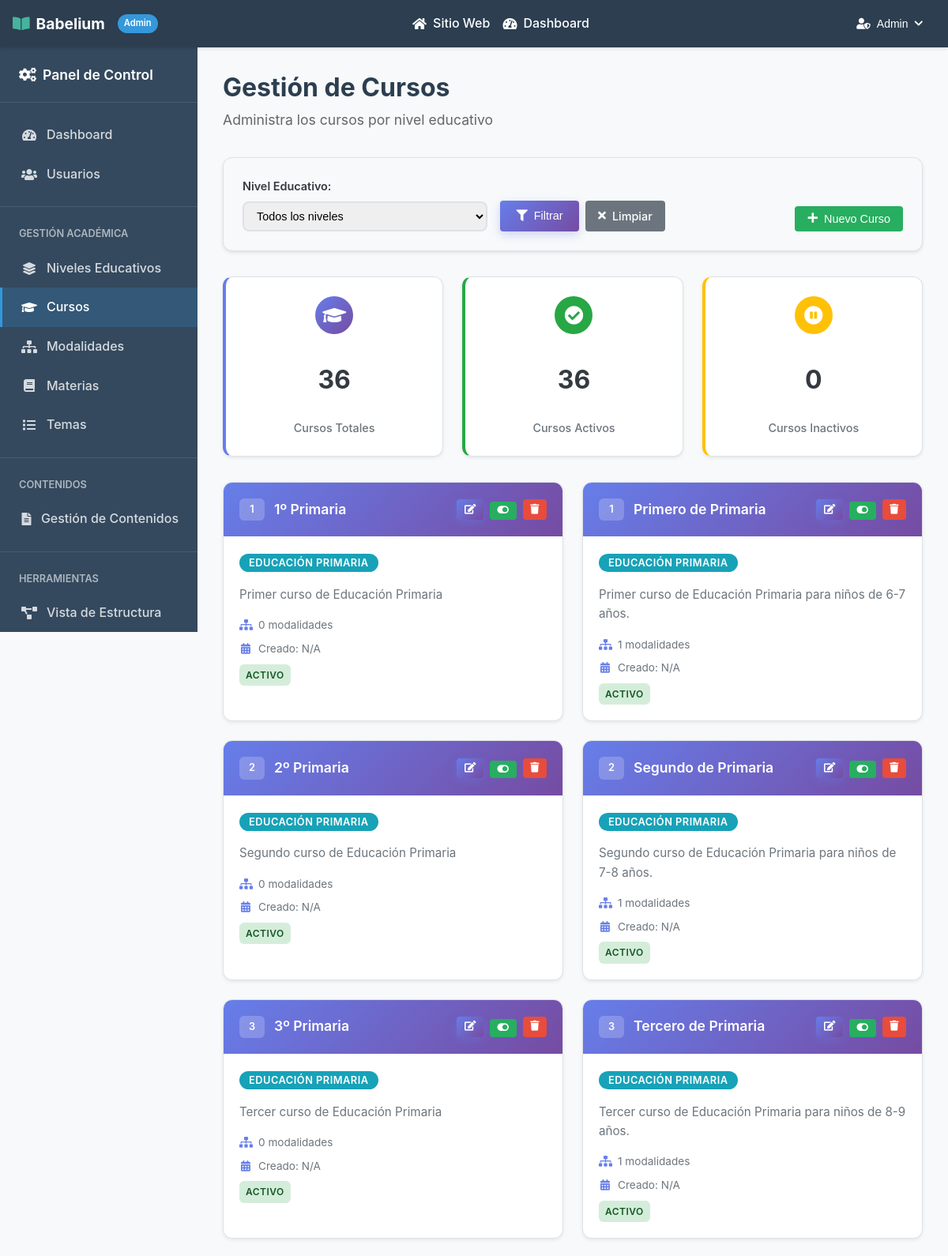
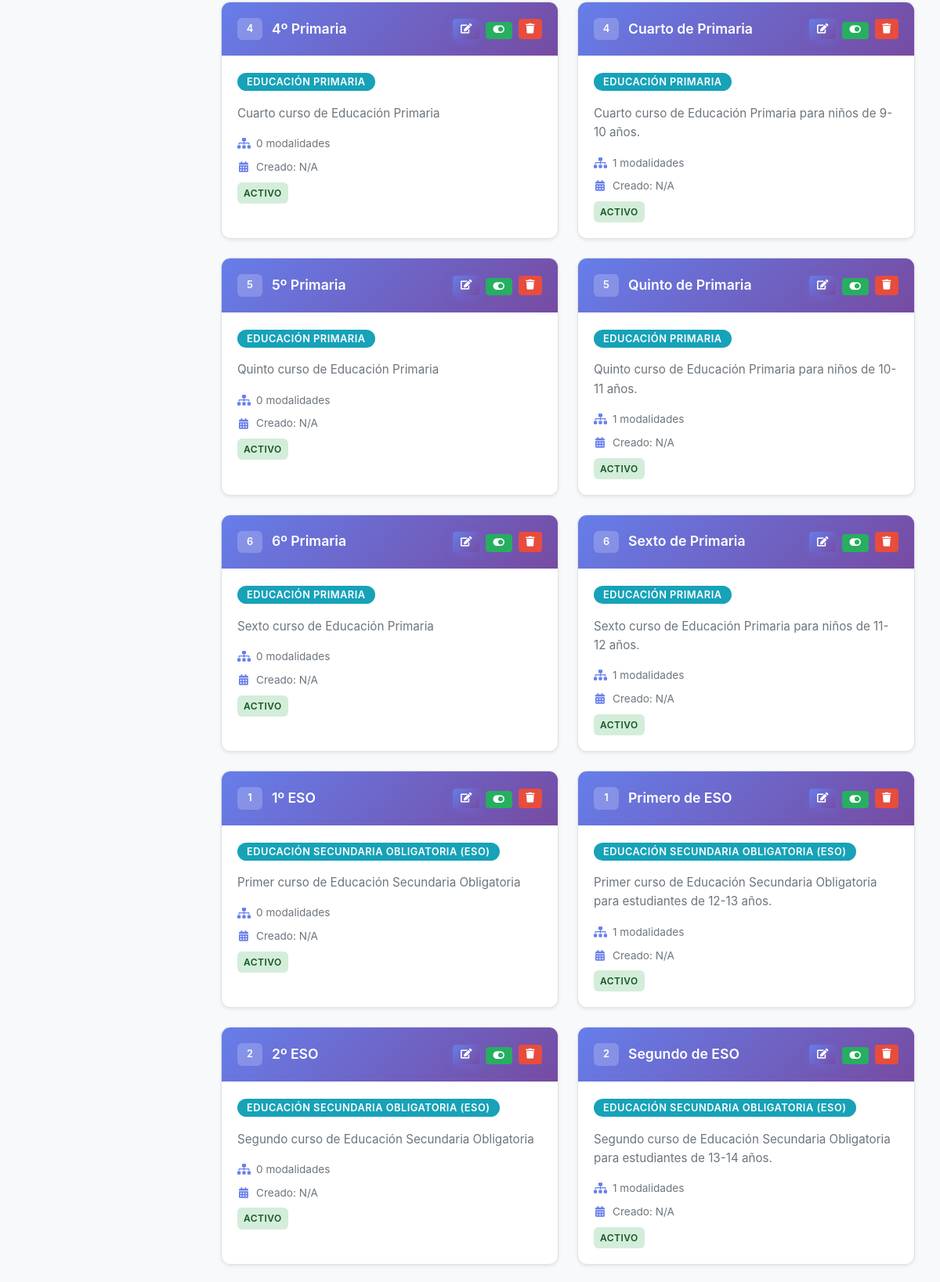
Page /admin/cursos.php (signed in, upper part) on the committed database (2 pictures, top to bottom).
### tables this page shows
CREATE TABLE `cursos` (
  `id` int(11) NOT NULL,
  `nivel_id` int(11) NOT NULL,
  `nombre` varchar(100) NOT NULL,
  `descripcion` text DEFAULT NULL,
  `orden` int(11) NOT NULL,
  `activo` tinyint(1) DEFAULT 1
);

### admin/cursos.php (the view, shortened to what this page needs)
<?php
require_once('../db/connection.php');
try {
    $where_clause = "";
    $params = [];
    $param_types = "";
    $query = "
        SELECT c.*,
               COALESCE(ne.nombre, 'Sin nivel') as nivel_nombre,
               COALESCE((SELECT COUNT(*) FROM modalidades_curso WHERE curso_id = c.id), 0) as total_modalidades
        FROM cursos c
        LEFT JOIN niveles_educativos ne ON c.nivel_id = ne.id
        $where_clause
        ORDER BY COALESCE(ne.orden, 999), c.orden, c.nombre
    ";
    if (!empty($params)) {
        $stmt = $conexion->prepare($query);
        if (!$stmt) {
            throw new Exception("Error preparando consulta: " . $conexion->error);
        }
        $stmt->bind_param($param_types, ...$params);
        $stmt->execute();
        $result = $stmt->get_result();
        $cursos = [];
        while ($row = $result->fetch_assoc()) {
            $cursos[] = $row;
        }
        $stmt->close();
    } else {
        $result = $conexion->query($query);
        $cursos = [];
        while ($row = $result->fetch_assoc()) {
            $cursos[] = $row;
        }
    }
} catch (Exception $e) {
    $cursos = [];
    $mensaje = "Error al cargar los cursos: " . $e->getMessage();
    $tipo_mensaje = "error";
    error_log("Error en cursos.php: " . $e->getMessage());
}
$total_cursos = count($cursos);
$cursos_activos = array_filter($cursos, function($curso) {
    return $curso['activo'] == 1;
});
$total_activos = count($cursos_activos);
$total_inactivos = $total_cursos - $total_activos;
?>
<!DOCTYPE html>
<html lang="es">
<head>
    <link rel="stylesheet" href="https://cdnjs.cloudflare.com/ajax/libs/font-awesome/6.5.0/css/all.min.css">
    <link rel="stylesheet" href="../css/reset.css">
    <link rel="stylesheet" href="../css/style.css">
    <link rel="stylesheet" href="../css/admin.css">
    <link rel="stylesheet" href="../css/admin-cursos.css">
    <link rel="stylesheet" href="../css/components.css">
</head>
<body>
    <?php include_once "../includes/admin_header.php" ?>
    <div class="admin-container">
        <aside class="admin-sidebar">
            <div class="sidebar-header">
                <h3>
                    <i class="fas fa-cogs"></i>
                    Panel de Control
                </h3>
            </div>
            <nav class="sidebar-nav">
                <a href="dashboard.php" class="nav-item">
                    <i class="fas fa-tachometer-alt"></i>
                    <span>Dashboard</span>
                </a>
                <a href="usuarios.php" class="nav-item">
                    <i class="fas fa-users"></i>
                    <span>Usuarios</span>
                </a>
                <div style="border-top: 1px solid rgba(255,255,255,0.1); margin: 1rem 0;"></div>
                <div style="padding: 0.5rem 1.5rem; color: rgba(255,255,255,0.6); font-size: 0.8rem; font-weight: 600; text-transform: uppercase;">
                    Gestión Académica
                </div>
                <a href="niveles.php" class="nav-item">
                    <i class="fas fa-layer-group"></i>
                    <span>Niveles Educativos</span>
                </a>
                <a href="cursos.php" class="nav-item active">
                    <i class="fas fa-graduation-cap"></i>
                    <span>Cursos</span>
                </a>
                <a href="modalidades.php" class="nav-item">
                    <i class="fas fa-sitemap"></i>
                    <span>Modalidades</span>
                </a>
                <a href="materias.php" class="nav-item">
                    <i class="fas fa-book"></i>
                    <span>Materias</span>
                </a>
                <a href="temas.php" class="nav-item">
                    <i class="fas fa-list"></i>
                    <span>Temas</span>
                </a>
                <div style="border-top: 1px solid rgba(255,255,255,0.1); margin: 1rem 0;"></div>
                <div style="padding: 0.5rem 1.5rem; color: rgba(255,255,255,0.6); font-size: 0.8rem; font-weight: 600; text-transform: uppercase;">
                    Contenidos
                </div>
                <a href="contenidos.php" class="nav-item">
                    <i class="fas fa-file-alt"></i>
                    <span>Gestión de Contenidos</span>
                </a>
                <div style="border-top: 1px solid rgba(255,255,255,0.1); margin: 1rem 0;"></div>
                <div style="padding: 0.5rem 1.5rem; color: rgba(255,255,255,0.6); font-size: 0.8rem; font-weight: 600; text-transform: uppercase;">
                    Herramientas
                </div>
                <a href="estructura.php" class="nav-item">
                    <i class="fas fa-project-diagram"></i>
                    <span>Vista de Estructura</span>
                </a>
            </nav>
        </aside>
        <main class="admin-main">
            <div class="admin-header">
                <h1>Gestión de Cursos</h1>
                <p>Administra los cursos por nivel educativo</p>
            </div>
            <div class="content-filters">
                <form method="GET" class="filters-form">
                    <div class="filter-group">
                        <label for="nivel">Nivel Educativo:</label>
                        <select name="nivel" id="nivel">
                            <option value="">Todos los niveles</option>
                        </select>
                    </div>
                    <div class="filter-actions">
                        <button type="submit" class="btn btn-primary">
                            <i class="fas fa-filter"></i> Filtrar
                        </button>
                        <a href="cursos.php" class="btn btn-secondary">
                            <i class="fas fa-times"></i> Limpiar
                        </a>
                    </div>
                </form>
                <div class="content-actions">
                    <button onclick="openModal('createModal')" class="btn btn-success">
                        <i class="fas fa-plus"></i> Nuevo Curso
                    </button>
                </div>
            </div>
            <div class="stats-container">
                <div class="stat-card primary">
                    <div class="stat-icon">
                        <i class="fas fa-graduation-cap"></i>
                    </div>
                    <div class="stat-number"><?php echo $total_cursos; ?></div>
                    <div class="stat-label">Cursos Totales</div>
                </div>
                <div class="stat-card success">
                    <div class="stat-icon">
                        <i class="fas fa-check-circle"></i>
                    </div>
                    <div class="stat-number"><?php echo $total_activos; ?></div>
                    <div class="stat-label">Cursos Activos</div>
                </div>
                <div class="stat-card warning">
                    <div class="stat-icon">
                        <i class="fas fa-pause-circle"></i>
                    </div>
                    <div class="stat-number"><?php echo $total_inactivos; ?></div>
                    <div class="stat-label">Cursos Inactivos</div>
                </div>
            </div>
            <div class="curso-grid">
                <?php if (empty($cursos)): ?>
                    <div class="no-data">
                        <i class="fas fa-inbox"></i>
                        <p>No se encontraron cursos</p>
                        <small>Crea un nuevo curso para empezar</small>
                    </div>
                <?php else: ?>
                    <?php foreach ($cursos as $curso): ?>
                        <div class="curso-card <?php echo $curso['activo'] ? '' : 'inactivo'; ?>">
                            <div class="curso-header">
                                <div class="curso-title">
                                    <span class="orden"><?php echo $curso['orden']; ?></span>
                                    <span class="curso-title-text"><?php echo htmlspecialchars($curso['nombre']); ?></span>
                                </div>
                                <div class="curso-actions">
                                    <button onclick="editCurso(<?php echo htmlspecialchars(json_encode($curso)); ?>)" class="btn btn-sm btn-primary" title="Editar">
                                        <i class="fas fa-edit"></i>
                                    </button>
                                    <form method="POST" style="display: inline;">
                                        <button type="submit" class="btn btn-sm <?php echo $curso['activo'] ? 'btn-success' : 'btn-secondary'; ?>" title="<?php echo $curso['activo'] ? 'Desactivar' : 'Activar'; ?>">
                                            <i class="fas fa-<?php echo $curso['activo'] ? 'toggle-on' : 'toggle-off'; ?>"></i>
                                        </button>
                                    </form>
                                    <button onclick="deleteCurso(<?php echo $curso['id']; ?>, '<?php echo htmlspecialchars($curso['nombre']); ?>', <?php echo $curso['total_modalidades']; ?>)" class="btn btn-sm btn-danger" title="Eliminar">
                                        <i class="fas fa-trash"></i>
                                    </button>
                                </div>
                            </div>
                            <div class="curso-body">
                                <div class="curso-nivel">
                                    <span class="nivel-badge"><?php echo htmlspecialchars($curso['nivel_nombre']); ?></span>
                                </div>
                                <div class="curso-description">
                                    <?php echo !empty($curso['descripcion']) ? htmlspecialchars($curso['descripcion']) : '<em>Sin descripción</em>'; ?>
                                </div>
                                <div class="curso-meta">
                                    <div class="curso-meta-item">
                                        <i class="fas fa-sitemap"></i>
                                        <span><?php echo $curso['total_modalidades']; ?> modalidades</span>
                                    </div>
                                    <div class="curso-meta-item">
                                        <i class="fas fa-calendar-alt"></i>
                                        <span>Creado: <?php echo isset($curso['fecha_creacion']) ? date('d/m/Y', strtotime($curso['fecha_creacion'])) : 'N/A'; ?></span>
                                    </div>
                                    <div class="curso-meta-item">
                                        <span class="estado-badge <?php echo $curso['activo'] ? 'estado-activo' : 'estado-inactivo'; ?>">
                                            <?php echo $curso['activo'] ? 'Activo' : 'Inactivo'; ?>
                                        </span>
                                    </div>
                                </div>
                            </div>
                        </div>
                    <?php endforeach; ?>
                <?php endif; ?>
            </div>
        </main>
    </div>
</body>
</html>

### css/style.css (style rules this page uses)
:root { --primary-color: #4a6fa5; --secondary-color: #166088; --accent-color: #47b39d; --background-color: #f9f9f9; --text-color: #333333; --light-text: #666666; --white: #ffffff; --ods-education: #c5192d; --ods-inequality: #ff9e00; --ods-communities: #56c02b; --spacing-xs: 0.5rem; --spacing-sm: 1rem; --spacing-md: 2rem; --spacing-lg: 3rem; --spacing-xl: 5rem; --border-radius: 0.5rem; }
body { font-family: "Segoe UI", Tahoma, Geneva, Verdana, sans-serif; color: var(--text-color); line-height: 1.6; background-color: var(--background-color); }
h1, h2, h3, h4, h5, h6 { margin-bottom: var(--spacing-sm); line-height: 1.2; }
h1 { font-size: 3rem; font-weight: 700; }
h3 { font-size: 1.5rem; font-weight: 600; }
p { margin-bottom: var(--spacing-sm); }
a { text-decoration: none; color: var(--primary-color); transition: all 0.3s ease; }
nav a { color: var(--white); text-decoration: none; font-weight: 500; transition: color 0.3s ease; white-space: nowrap; }

### css/admin.css (style rules this page uses)
:root { --admin-primary: #2c3e50; --admin-secondary: #34495e; --admin-accent: #3498db; --admin-success: #27ae60; --admin-warning: #f39c12; --admin-danger: #e74c3c; --admin-sidebar-width: 250px; --admin-header-height: 60px; }
.admin-container { display: flex; min-height: calc(100vh - var(--admin-header-height)); background-color: #f8f9fa; }
.admin-sidebar { width: var(--admin-sidebar-width); background-color: var(--admin-secondary); color: var(--white); position: fixed; height: calc(100vh - var(--admin-header-height)); overflow-y: auto; z-index: 100; }
.sidebar-header { padding: 1.5rem; border-bottom: 1px solid rgba(255, 255, 255, 0.1); }
.sidebar-header h3 { margin: 0; font-size: 1.1rem; display: flex; align-items: center; gap: 0.5rem; }
.sidebar-nav { padding: 1rem 0; }
.nav-item { display: flex; align-items: center; gap: 0.75rem; padding: 0.75rem 1.5rem; color: rgba(255, 255, 255, 0.8); text-decoration: none; transition: all 0.3s ease; border-left: 3px solid transparent; }
.nav-item.active { background-color: rgba(52, 152, 219, 0.2); color: var(--white); border-left-color: var(--admin-accent); }
.nav-item i { width: 20px; text-align: center; }
.admin-main { flex: 1; margin-left: var(--admin-sidebar-width); padding: 2rem; overflow-x: auto; }
.admin-header { margin-bottom: 2rem; }
.admin-header h1 { margin: 0 0 0.5rem 0; color: var(--admin-primary); font-size: 2rem; }
.admin-header p { margin: 0; color: #666; font-size: 1.1rem; }
.stat-card { background: white; border-radius: 8px; padding: 1.5rem; box-shadow: 0 2px 4px rgba(0, 0, 0, 0.1); display: flex; align-items: center; gap: 1rem; transition: transform 0.3s ease; }
.stat-icon { width: 60px; height: 60px; border-radius: 50%; display: flex; align-items: center; justify-content: center; font-size: 1.5rem; color: white; }
.stat-card:nth-child(1) .stat-icon { background-color: var(--admin-accent); }
.stat-card:nth-child(2) .stat-icon { background-color: var(--admin-success); }
.stat-card:nth-child(3) .stat-icon { background-color: var(--admin-warning); }
.content-filters { background: white; border-radius: 8px; padding: 1.5rem; margin-bottom: 1.5rem; box-shadow: 0 2px 4px rgba(0, 0, 0, 0.1); display: flex; justify-content: space-between; align-items: flex-end; gap: 2rem; }
.filters-form { display: flex; align-items: flex-end; gap: 1rem; flex: 1; }
.filter-group { display: flex; flex-direction: column; gap: 0.5rem; }
.filter-group label { font-weight: 600; color: var(--admin-primary); font-size: 0.9rem; }
.filter-group select, .filter-group input { padding: 0.5rem; border: 1px solid #ddd; border-radius: 4px; font-size: 0.9rem; min-width: 200px; }
.filter-actions { display: flex; gap: 0.5rem; }
.content-actions { display: flex; gap: 0.5rem; }
.stat-number { display: block; font-size: 1.5rem; font-weight: 700; color: var(--admin-accent); }
.stat-label { font-size: 0.9rem; color: #666; }
.btn { display: inline-flex; align-items: center; gap: 0.5rem; padding: 0.5rem 1rem; border: none; border-radius: 4px; font-size: 0.9rem; font-weight: 500; text-decoration: none; cursor: pointer; transition: all 0.3s ease; }
.btn-sm { padding: 0.3rem 0.6rem; font-size: 0.8rem; }
.btn-primary { background-color: var(--admin-accent); color: white; }
.btn-success { background-color: var(--admin-success); color: white; }
.btn-danger { background-color: var(--admin-danger); color: white; }
.btn-secondary { background-color: #6c757d; color: white; }

### rows in the picture
cursos: orden "1", nombre "1º Primaria", activo 1 (drawn), nivel_nombre "EDUCACIÓN PRIMARIA", descripcion "Primer curso de Educación Primaria", total_modalidades "0"
cursos: orden "1", nombre "Primero de Primaria", activo 1 (drawn), nivel_nombre "EDUCACIÓN PRIMARIA", descripcion "Primer curso de Educación Primaria para niños de 6-7 años.", total_modalidades "1"
cursos: orden "2", nombre "2º Primaria", activo 1 (drawn), nivel_nombre "EDUCACIÓN PRIMARIA", descripcion "Segundo curso de Educación Primaria", total_modalidades "0"
cursos: orden "2", nombre "Segundo de Primaria", activo 1 (drawn), nivel_nombre "EDUCACIÓN PRIMARIA", descripcion "Segundo curso de Educación Primaria para niños de 7-8 años.", total_modalidades "1"
cursos: orden "3", nombre "3º Primaria", activo 1 (drawn), nivel_nombre "EDUCACIÓN PRIMARIA", descripcion "Tercer curso de Educación Primaria", total_modalidades "0"
cursos: orden "3", nombre "Tercero de Primaria", activo 1 (drawn), nivel_nombre "EDUCACIÓN PRIMARIA", descripcion "Tercer curso de Educación Primaria para niños de 8-9 años.", total_modalidades "1"
cursos: orden "4", nombre "4º Primaria", activo 1 (drawn), nivel_nombre "EDUCACIÓN PRIMARIA", descripcion "Cuarto curso de Educación Primaria", total_modalidades "0"
cursos: orden "4", nombre "Cuarto de Primaria", activo 1 (drawn), nivel_nombre "EDUCACIÓN PRIMARIA", descripcion "Cuarto curso de Educación Primaria para niños de 9-10 años.", total_modalidades "1"
cursos: orden "5", nombre "5º Primaria", activo 1 (drawn), nivel_nombre "EDUCACIÓN PRIMARIA", descripcion "Quinto curso de Educación Primaria", total_modalidades "0"
cursos: orden "5", nombre "Quinto de Primaria", activo 1 (drawn), nivel_nombre "EDUCACIÓN PRIMARIA", descripcion "Quinto curso de Educación Primaria para niños de 10-11 años.", total_modalidades "1"
cursos: orden "6", nombre "6º Primaria", activo 1 (drawn), nivel_nombre "EDUCACIÓN PRIMARIA", descripcion "Sexto curso de Educación Primaria", total_modalidades "0"
cursos: orden "6", nombre "Sexto de Primaria", activo 1 (drawn), nivel_nombre "EDUCACIÓN PRIMARIA", descripcion "Sexto curso de Educación Primaria para niños de 11-12 años.", total_modalidades "1"
cursos: orden "1", nombre "1º ESO", activo 1 (drawn), nivel_nombre "EDUCACIÓN SECUNDARIA OBLIGATORIA (ESO)", descripcion "Primer curso de Educación Secundaria Obligatoria", total_modalidades "0"
cursos: orden "1", nombre "Primero de ESO", activo 1 (drawn), nivel_nombre "EDUCACIÓN SECUNDARIA OBLIGATORIA (ESO)", descripcion "Primer curso de Educación Secundaria Obligatoria para estudiantes de 12-13 años.", total_modalidades "1"
cursos: orden "2", nombre "2º ESO", activo 1 (drawn), nivel_nombre "EDUCACIÓN SECUNDARIA OBLIGATORIA (ESO)", descripcion "Segundo curso de Educación Secundaria Obligatoria", total_modalidades "0"
cursos: orden "2", nombre "Segundo de ESO", activo 1 (drawn), nivel_nombre "EDUCACIÓN SECUNDARIA OBLIGATORIA (ESO)", descripcion "Segundo curso de Educación Secundaria Obligatoria para estudiantes de 13-14 años.", total_modalidades "1"

### other values in the picture
$usuario_actual['nombre'] "Admin"
$total_cursos "36"
$total_activos "36"
$total_inactivos "0"
